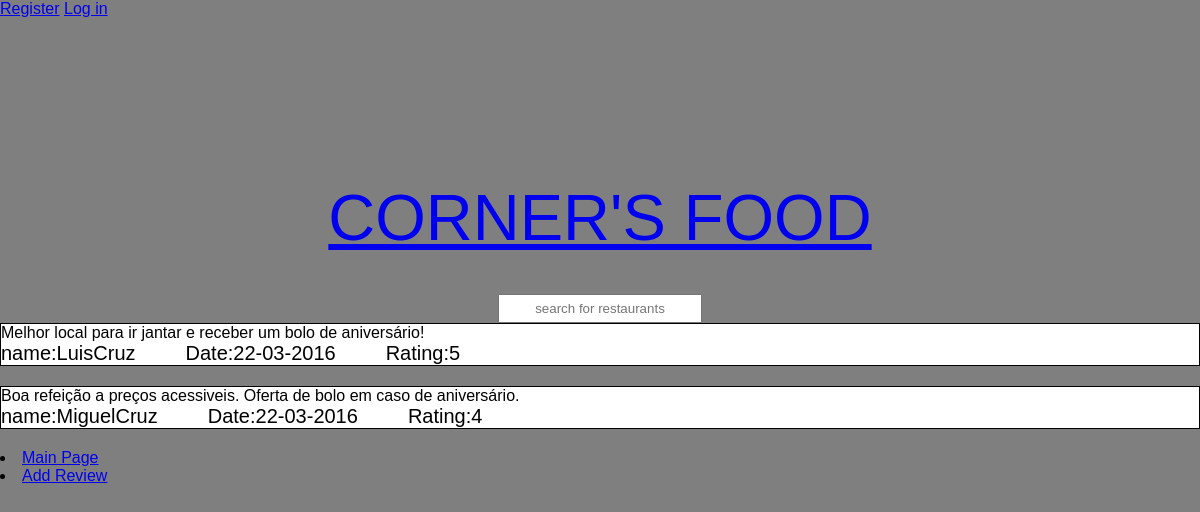
Page /reviewPage.php?idRestaurant=1 on the committed database.
### tables this page shows
CREATE TABLE Review(
			idreview INTEGER PRIMARY KEY AUTOINCREMENT,
			idRestaurant INTEGER,
			username VARCHAR,
			rating INTEGER,
			dateAval DATE,
			comment VARCHAR,
			FOREIGN KEY(idRestaurant) REFERENCES Restaurant(idRestaurant),
			FOREIGN KEY(username) REFERENCES User(username)
			);

### reviewPage.php (called while the page is built)
<?php
  include_once('config/init.php');
  include ('templates/header_review.php');
  include('templates/result_search_reviews.php');
?>

### templates/result_search_reviews.php (the view, shortened to what this page needs)
<?php
   global $conn;
   $stmt = $conn->prepare('SELECT * FROM Review WHERE idRestaurant = ?');
     $stmt->execute(array($_GET["idRestaurant"]));
     $reviews = $stmt->fetchAll(PDO::FETCH_ASSOC);
  ?>
<section id="review_container">
  <ul class="reviews">
    <?php
    $i=0;
    foreach ($reviews as $review) {
      foreach ($review as $review_element){
      $i=$i+1;
	?>
  <?php
  switch ($i){
    case "1":break;
    case "2":break;
    case "3":
    $username=$review_element;
      break;
    case "4":
    $rating=$review_element;
    break;
    case "5":
     $date=$review_element;
    break;
    case "6":
     $comment=$review_element;
    $i=0;
    break;
  }
}
?>
  <div class="news-item">
    <div><p class="introduction"><?=$comment?></p></div>
  </div>
  <div id="info">
  <ul>
  <li>name:<?=$username?></li>
  <li>Date:<?=$date?></li>
  <li>Rating:<?=$rating?></li>
  </ul>
  </div>
    <?php } ?>
  </ul>
  <li><a href="index.php">Main Page</a></li>
    <li><a href="addReview.php?idRestaurant=<?=$_GET["idRestaurant"]?>">Add Review</a></li>
</section>

### css/review.css (style rules this page uses)
* { margin: 0; padding: 0; }
html, body { height: 100%; font-family: Calibri,sans-serif; }
.news-item { background-color: white; border: 1px solid black; border-bottom:black; margin-bottom: 0px; word-wrap:break-word; }
#info { background-color: white; border: 1px solid black; border-top:none; margin-bottom:20px; }
#info ul { list-style-type: none; margin: 0; padding: 0; overflow: hidden; }
#info li { color:black; font-size:20px; float: left; margin-right:50px; }

### rows in the picture
review: comment "Melhor local para ir jantar e receber um bolo de aniversário!", username "LuisCruz", dateAval "22-03-2016", rating "5"
review: comment "Boa refeição a preços acessiveis. Oferta de bolo em caso de aniversário.", username "MiguelCruz", dateAval "22-03-2016", rating "4"
